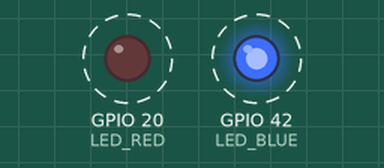
The program below on a simulated ESP32-S3. Shown: output pins drawn as LEDs (lit = HIGH). Dashed ring = blinking. What the program prints to the serial monitor is not drawn.

Above: at 0.5 s.
Timing chart, 0 to 4.6 s (numbered marks = the images above):
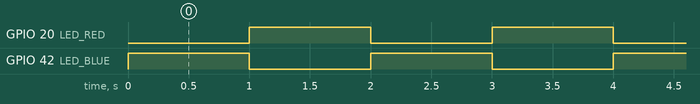

The program:

main.cpp
```cpp
#include <Arduino.h>
#include <TimeLib.h>

constexpr int LED_BLUE = 42;
constexpr int LED_RED = 20;

int lastSecond = -1;

void setup() {
    pinMode(LED_BLUE, OUTPUT);
    pinMode(LED_RED, OUTPUT);
    Serial.begin(115200);
}

void loop() {
    int currentSecond = second();
    if (currentSecond != lastSecond) {
        lastSecond = currentSecond;
        if (currentSecond % 2 == 0) {
            digitalWrite(LED_BLUE, HIGH);
            digitalWrite(LED_RED, LOW);
            Serial.print("Second: ");
            Serial.print(currentSecond);
            Serial.println(" - LED ON");
        } else {
            digitalWrite(LED_BLUE, LOW);
            digitalWrite(LED_RED, HIGH);
            Serial.print("Second: ");
            Serial.print(currentSecond);
            Serial.println(" - LED OFF");
        }
    }
}
```

Measured:
- by itself, GPIO 20 (LED_RED), GPIO 42 (LED_BLUE): alternates HIGH for 1.0 s and LOW for 1.0 s
